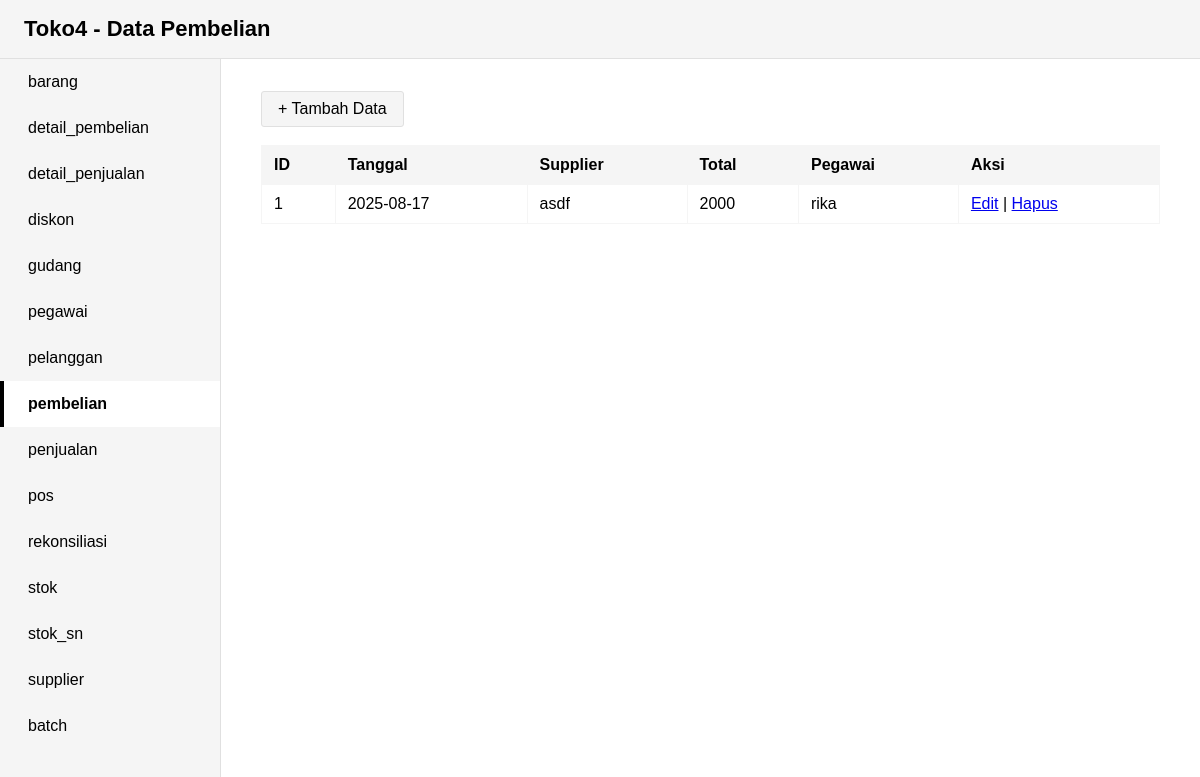
/pembelian/index.php, run on the app's committed database.
### tables this page shows
CREATE TABLE `pembelian` (
  `id_pembelian` int(11) NOT NULL,
  `tanggal_pembelian` date NOT NULL,
  `id_supplier` int(11) NOT NULL,
  `total_pembelian` decimal(10,0) NOT NULL,
  `id_pegawai` int(11) NOT NULL
);

CREATE TABLE `supplier` (
  `id_supplier` int(11) NOT NULL,
  `nama_supplier` varchar(20) NOT NULL,
  `kontak` varchar(20) NOT NULL
);

CREATE TABLE `pegawai` (
  `id_pegawai` int(11) NOT NULL,
  `nama_pegawai` varchar(20) NOT NULL,
  `username` varchar(20) NOT NULL,
  `password` varchar(20) NOT NULL,
  `peran` enum('admin','gudang','kasir','finance') NOT NULL
);

### pembelian/index.php (the view, shortened to what this page needs)
<?php
include "../koneksi.php";
?>
<!DOCTYPE html>
<html>
<head>
</head>
<body>
    <div class="header">Toko4 - Data Pembelian</div>
    <div class="container">
        <nav class="sidebar">
            <ul>
                <li><a href="../barang">barang</a></li>
                <li><a href="../detail_pembelian">detail_pembelian</a></li>
                <li><a href="../detail_penjualan">detail_penjualan</a></li>
                <li><a href="../diskon">diskon</a></li>
                <li><a href="../gudang">gudang</a></li>
                <li><a href="../pegawai">pegawai</a></li>
                <li><a href="../pelanggan">pelanggan</a></li>
                <li><a href="../pembelian" class="active">pembelian</a></li>
                <li><a href="../penjualan">penjualan</a></li>
                <li><a href="../pos">pos</a></li>
                <li><a href="../rekonsiliasi">rekonsiliasi</a></li>
                <li><a href="../stok">stok</a></li>
                <li><a href="../stok_sn">stok_sn</a></li>
                <li><a href="../supplier">supplier</a></li>
                <li><a href="../batch" >batch</a></li>
            </ul>
        </nav>
        <div class="main-content">
            <a href="tambah.php" class="button">+ Tambah Data</a>
            <table>
                <tr>
                    <th>ID</th>
                    <th>Tanggal</th>
                    <th>Supplier</th>
                    <th>Total</th>
                    <th>Pegawai</th>
                    <th>Aksi</th>
                </tr>
                <?php
                $sql = "SELECT p.*, s.nama_supplier, e.nama_pegawai
                        FROM pembelian p
                        JOIN supplier s ON p.id_supplier = s.id_supplier
                        JOIN pegawai e ON p.id_pegawai = e.id_pegawai
                        ORDER BY p.id_pembelian DESC";
                $query = mysqli_query($koneksi, $sql);
                while ($row = mysqli_fetch_assoc($query)) {
                    echo "<tr>
                            <td>{$row['id_pembelian']}</td>
                            <td>{$row['tanggal_pembelian']}</td>
                            <td>{$row['nama_supplier']}</td>
                            <td>{$row['total_pembelian']}</td>
                            <td>{$row['nama_pegawai']}</td>
                            <td>
                                <a href='edit.php?id={$row['id_pembelian']}'>Edit</a> |
                                <a href='hapus.php?id={$row['id_pembelian']}' onclick=\"return confirm('Hapus data ini?')\">Hapus</a>
                            </td>
                        </tr>";
                }
                ?>
            </table>
        </div>
    </div>
</body>
</html>

### pembelian/index.php (style rules this page uses)
body { margin: 0; font-family: Arial, sans-serif; background: #f5f5f5; color: #000000; }
.header { background: #f5f5f5; color: #000000; padding: 16px 24px; font-size: 22px; font-weight: bold; border-bottom: 1px solid #e0e0e0; }
.container { display: flex; min-height: 100vh; }
.sidebar { width: 220px; background: #f5f5f5; padding: 0; border-right: 1px solid #e0e0e0; min-height: 100vh; }
.sidebar ul { list-style: none; margin: 0; padding: 0; }
.sidebar li { margin: 0; }
.sidebar a { display: block; color: #000000; text-decoration: none; padding: 14px 24px; border-left: 4px solid transparent; }
.sidebar a.active, .sidebar a:hover { background: #ffffff; border-left: 4px solid #000000; font-weight: bold; }
.main-content { flex: 1; background: #ffffff; padding: 32px 40px; }
table { border-collapse: collapse; width: 100%; background: #ffffff; }
th, td { border: 1px solid #f5f5f5; padding: 10px 12px; text-align: left; }
th { background: #f5f5f5; color: #000000; font-weight: bold; }
a.button { display: inline-block; background: #f5f5f5; color: #000000; padding: 8px 16px; text-decoration: none; border-radius: 3px; margin-bottom: 18px; border: 1px solid #e0e0e0; }

### data on the page
pembelian: id_pembelian "1", tanggal_pembelian "2025-08-17", id_supplier.nama_supplier "asdf", total_pembelian "2000", id_pegawai.nama_pegawai "rika"
